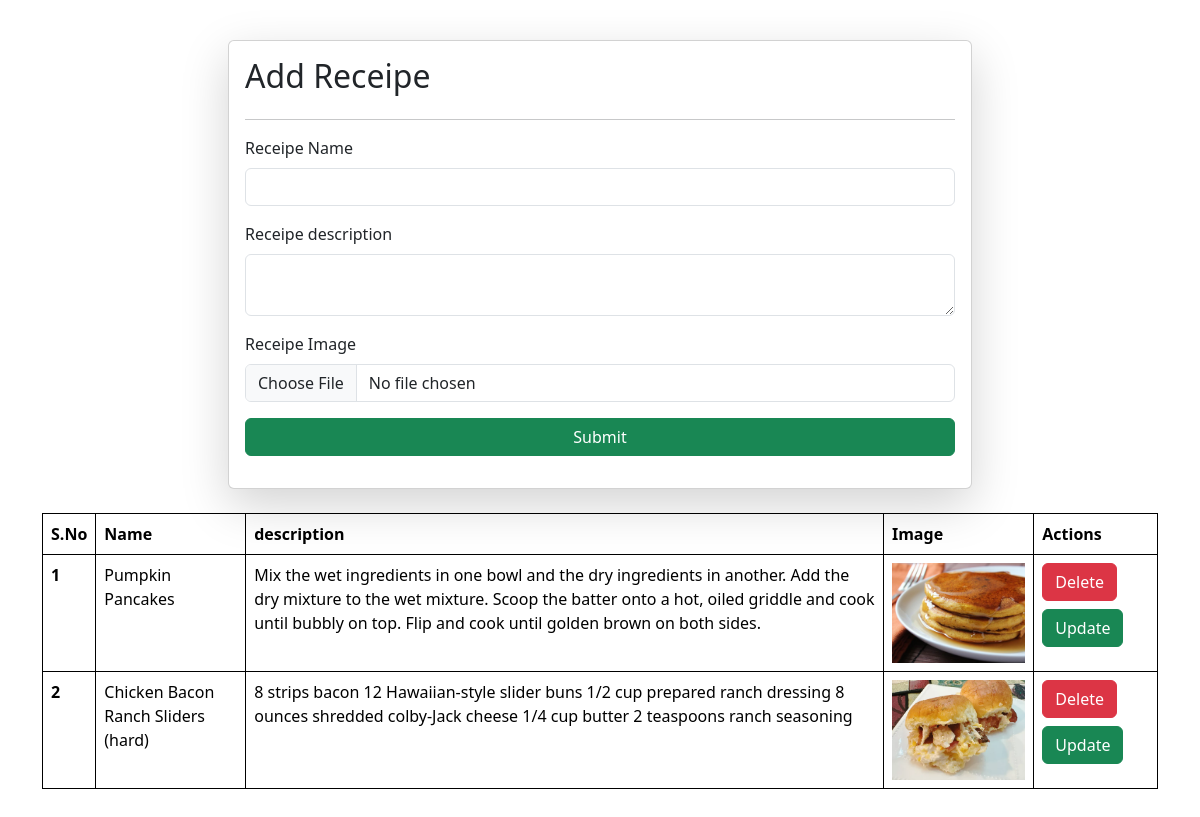
Screenshot of /receipes/ with the database file from the repository.
### vege/models.py (models this page shows)
class Receipe(models.Model):
    receipe_name=models.CharField(max_length=100)
    receipe_description=models.TextField()
    receip_image=models.ImageField(upload_to="recepie")

### vege/views.py (the view, shortened to what this page needs)
# urls.py: path('receipes/', receipes ,name="receipes"),
def receipes(request):
    queryset=Receipe.objects.all()
    context={'receipes':queryset}
    print(context)
    return render(request, 'receipe.html',context)

### vege/templates/receipe.html (shortened to what this page needs)
<!doctype html>
<html lang="en">
  <head>
    <link href="https://cdn.jsdelivr.net/npm/bootstrap@5.3.2/dist/css/bootstrap.min.css" rel="stylesheet">
    <link href="https://getbootstrap.com/docs/5.3/assets/css/docs.css" rel="stylesheet">
  </head>
  <body class="p-3 m-0 border-0 bd-example m-0 border-0">
    <div class="container" >
        <form class="col-8 mx-auto mt-4  card p-3 shadow-lg"  method="POST" enctype="multipart/form-data">
            <h2>Add Receipe</h2>
            <hr>
            <div class="mb-3">
              <label for="exampleInputEmail1" class="form-label">Receipe Name</label>
              <input name="receipe_name" required type="text" class="form-control">
            </div>
            <div class="mb-3">
              <label for="exampleInputPassword1" class="form-label">Receipe description</label>
              <textarea name="receipe_description"  required class="form-control"></textarea>
            </div>
            <div class="mb-3">
                <label for="exampleInputPassword1" class="form-label">Receipe Image</label>
                <input name="receip_image" type="file" class="form-control">
              </div>
              <button type="submit" class=" mb-3 btn btn-success">Submit</button>
          </form>
          <br>
<div >
    <table class="table"   >
        <thead>
          <tr>
            <th scope="col">S.No</th>
            <th scope="col">Name</th>
            <th scope="col">description</th>
            <th scope="col">Image</th>
            <th scope="col">Actions</th>
          </tr>
        </thead>
        <tbody>
            {%for i in receipes %}
          <tr>
            <th scope="row">{{forloop.counter}}</th>
            <td>{{i.receipe_name}}</td>
            <td>{{i.receipe_description}}</td>
            <td><img src="/media/{{i.receip_image}}" style="height: 100px;"></td>
            <td>
              <a href="/delete_recipe/{{i.id}}/" class="btn btn-danger mb-2" >Delete</a>
              <a  href="/update_recipe/{{i.id}}/" class="btn btn-success" >Update</a>
            </td>
          </tr>
          {% endfor%}
        </tbody>
      </table>
</div>
    </div>
  </body>
</html>

### vege/templates/receipe.html (style rules this page uses)
table, th, td { border: 1px solid; }

### rows the page displays
Receipe: receipe_name "Pumpkin Pancakes", receipe_description "Mix the wet ingredients in one bowl and the dry ingredients in another. Add the dry mixture to the wet mixture. Scoop the batter onto a hot, oiled griddle and cook until bubbly on top. Flip and cook until golden brown on both sides.", receip_image (picture)
Receipe: receipe_name "Chicken Bacon Ranch Sliders (hard)", receipe_description "8 strips bacon 12 Hawaiian-style slider buns 1/2 cup prepared ranch dressing 8 ounces shredded colby-Jack cheese 1/4 cup butter 2 teaspoons ranch seasoning", receip_image (picture)
